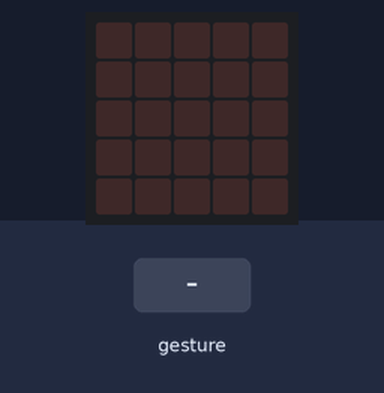
Recording of a program running on a simulated BBC micro:bit (MakeCode). On the bench: the board's 5×5 LED display. The test bench sets the inputs (shaded band). Random numbers come from a fixed seed; a tilt is held for 1.5 s and a shake lasts 1 s, then the board lies face up again.

Above: at 1.2 s.
1.3 s: gesture 'shake'
At 1.9 s:
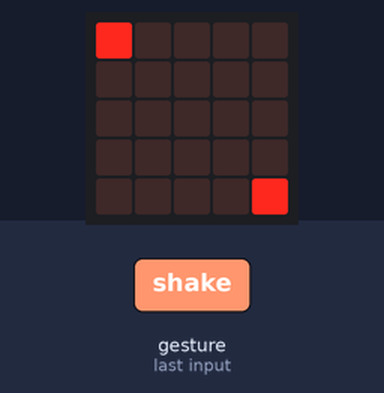
3.0 s: gesture 'shake'
At 4.4 s:
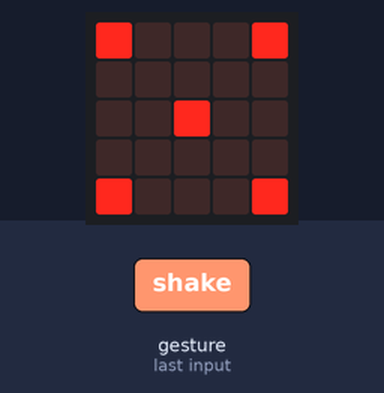
4.7 s: gesture 'shake'
At 5.7 s:
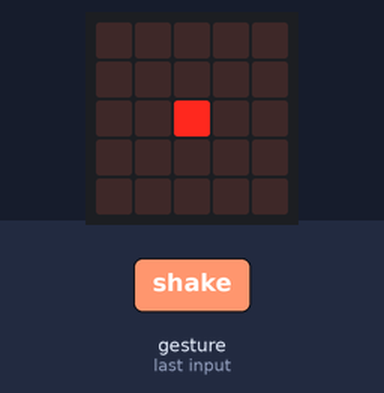
6.4 s: gesture 'shake'
At 6.9 s:
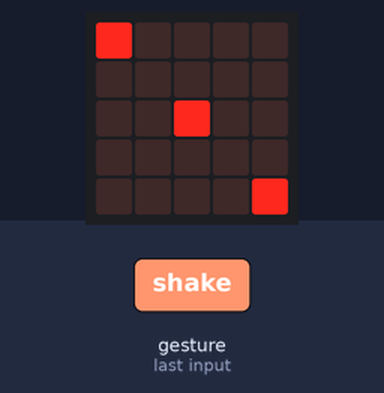
Timing chart, 0 to 9.1 s (numbered marks = the images above; inputs shaded):
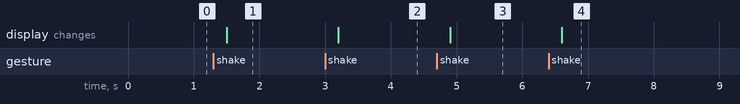

Measured:
- after the input at 1.3 s, the display: changes after 0.20 s (image 1)
- after the input at 3.0 s, the display: changes after 0.20 s (image 2)
- after the input at 4.7 s, the display: changes after 0.20 s (image 3)
- after the input at 6.4 s, the display: changes after 0.20 s (image 4)

The program:

main.ts
```typescript
let Slummässigt = 0
input.onGesture(Gesture.Shake, function () {
    Slummässigt = randint(1, 6)
    if (Slummässigt == 1) {
        basic.showLeds(`
            . . . . .
            . . . . .
            . . # . .
            . . . . .
            . . . . .
            `)
    } else if (Slummässigt == 2) {
        basic.showLeds(`
            # . . . .
            . . . . .
            . . . . .
            . . . . .
            . . . . #
            `)
    } else if (Slummässigt == 3) {
        basic.showLeds(`
            # . . . .
            . . . . .
            . . # . .
            . . . . .
            . . . . #
            `)
    } else if (Slummässigt == 4) {
        basic.showLeds(`
            # . . . #
            . . . . .
            . . . . .
            . . . . .
            # . . . #
            `)
    } else if (Slummässigt == 5) {
        basic.showLeds(`
            # . . . #
            . . . . .
            . . # . .
            . . . . .
            # . . . #
            `)
    } else {
        basic.showLeds(`
            # . . . #
            . . . . .
            # . . . #
            . . . . .
            # . . . #
            `)
    }
})
```

test.ts
```typescript
// här hamnar tester och detta kompileras inte när det här paketet används som ett tillägg.
```
